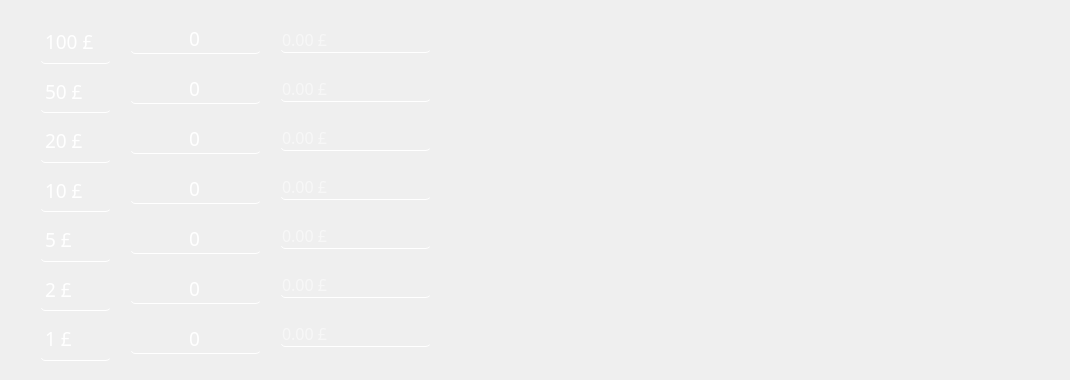
      <widget class="QWidget" name="gibr">
       <widget class="QLabel" name="label_37">
        <property name="geometry">
         <rect>
          <x>450</x>
          <y>10</y>
          <width>141</width>
          <height>81</height>
         </rect>
        </property>
        <property name="text">
         <string/>
        </property>
        <property name="pixmap">
         <pixmap>gibraltar/£5_Gibraltar_Bank_Note_-_Obverse.jpg</pixmap>
        </property>
        <property name="scaledContents">
         <bool>true</bool>
        </property>
       </widget>
       <widget class="QLabel" name="label_38">
        <property name="geometry">
         <rect>
          <x>610</x>
          <y>10</y>
          <width>141</width>
          <height>81</height>
         </rect>
        </property>
        <property name="text">
         <string/>
        </property>
        <property name="pixmap">
         <pixmap>gibraltar/£5_Gibraltar_Bank_Note_-_Reverse.jpg</pixmap>
        </property>
        <property name="scaledContents">
         <bool>true</bool>
        </property>
       </widget>
       <widget class="QLabel" name="label_39">
        <property name="geometry">
         <rect>
          <x>600</x>
          <y>200</y>
          <width>151</width>
          <height>81</height>
         </rect>
        </property>
        <property name="text">
         <string/>
        </property>
        <property name="pixmap">
         <pixmap>gibraltar/£20_Gibraltar_Bank_Note_-_Reverse.jpg</pixmap>
        </property>
        <property name="scaledContents">
         <bool>true</bool>
        </property>
       </widget>
       <widget class="QLabel" name="label_40">
        <property name="geometry">
         <rect>
          <x>610</x>
          <y>110</y>
          <width>141</width>
          <height>81</height>
         </rect>
        </property>
        <property name="text">
         <string/>
        </property>
        <property name="pixmap">
         <pixmap>gibraltar/10.jpg</pixmap>
        </property>
        <property name="scaledContents">
         <bool>true</bool>
        </property>
       </widget>
       <widget class="QLabel" name="label_41">
        <property name="geometry">
         <rect>
          <x>450</x>
          <y>110</y>
          <width>141</width>
          <height>81</height>
         </rect>
        </property>
        <property name="text">
         <string/>
        </property>
        <property name="pixmap">
         <pixmap>gibraltar/£10_Gibraltar_Bank_Note_-_Obverse.jpg</pixmap>
        </property>
        <property name="scaledContents">
         <bool>true</bool>
        </property>
       </widget>
       <widget class="QLabel" name="label_42">
        <property name="geometry">
         <rect>
          <x>450</x>
          <y>200</y>
          <width>141</width>
          <height>81</height>
         </rect>
        </property>
        <property name="text">
         <string/>
        </property>
        <property name="pixmap">
         <pixmap>gibraltar/£20_Gibraltar_Bank_Note_-_Obverse.jpg</pixmap>
        </property>
        <property name="scaledContents">
         <bool>true</bool>
        </property>
       </widget>
       <widget class="QLabel" name="label_43">
        <property name="geometry">
         <rect>
          <x>930</x>
          <y>10</y>
          <width>131</width>
          <height>81</height>
         </rect>
        </property>
        <property name="text">
         <string/>
        </property>
        <property name="pixmap">
         <pixmap>gibraltar/£50_Gibraltar_Bank_Note_-_Reverse.jpg</pixmap>
        </property>
        <property name="scaledContents">
         <bool>true</bool>
        </property>
       </widget>
       <widget class="QLabel" name="label_44">
        <property name="geometry">
         <rect>
          <x>770</x>
          <y>10</y>
          <width>141</width>
          <height>81</height>
         </rect>
        </property>
        <property name="text">
         <string/>
        </property>
        <property name="pixmap">
         <pixmap>gibraltar/£50_Gibraltar_Bank_Note_-_Obverse.jpg</pixmap>
        </property>
        <property name="scaledContents">
         <bool>true</bool>
        </property>
       </widget>
       <widget class="QLabel" name="label_45">
        <property name="geometry">
         <rect>
          <x>930</x>
          <y>110</y>
          <width>131</width>
          <height>81</height>
         </rect>
        </property>
        <property name="text">
         <string/>
        </property>
        <property name="pixmap">
         <pixmap>gibraltar/£100_Gibraltar_Bank_Note_-_Reverse.jpg</pixmap>
        </property>
        <property name="scaledContents">
         <bool>true</bool>
        </property>
       </widget>
       <widget class="QLabel" name="label_48">
        <property name="geometry">
         <rect>
          <x>770</x>
          <y>110</y>
          <width>141</width>
          <height>81</height>
         </rect>
        </property>
        <property name="text">
         <string/>
        </property>
        <property name="pixmap">
         <pixmap>gibraltar/£100_Gibraltar_Bank_Note_-_Obverse.jpg</pixmap>
        </property>
        <property name="scaledContents">
         <bool>true</bool>
        </property>
       </widget>
       <widget class="QWidget" name="">
        <property name="geometry">
         <rect>
          <x>130</x>
          <y>10</y>
          <width>131</width>
          <height>361</height>
         </rect>
        </property>
        <layout class="QVBoxLayout" name="verticalLayout_15">
         <item>
          <widget class="QLineEdit" name="cg">
           <property name="font">
            <font>
             <family>Mongolian Baiti</family>
             <pointsize>14</pointsize>
            </font>
           </property>
           <property name="styleSheet">
            <string notr="true">color: rgb(255, 255, 255);
border-radius:5px;
background-color:transparent;
border-bottom:1px solid rgb(255, 255, 255);</string>
           </property>
           <property name="text">
            <string>0</string>
           </property>
           <property name="alignment">
            <set>Qt::AlignCenter</set>
           </property>
           <property name="placeholderText">
            <string>Qté.</string>
           </property>
          </widget>
         </item>
         <item>
          <widget class="QLineEdit" name="cg_2">
           <property name="font">
            <font>
             <family>Mongolian Baiti</family>
             <pointsize>14</pointsize>
            </font>
           </property>
           <property name="styleSheet">
            <string notr="true">color: rgb(255, 255, 255);
border-radius:5px;
background-color:transparent;
border-bottom:1px solid rgb(255, 255, 255);</string>
           </property>
           <property name="text">
            <string>0</string>
           </property>
           <property name="alignment">
            <set>Qt::AlignCenter</set>
           </property>
           <property name="placeholderText">
            <string>Qté.</string>
           </property>
          </widget>
         </item>
         <item>
          <widget class="QLineEdit" name="cg_3">
           <property name="font">
            <font>
             <family>Mongolian Baiti</family>
             <pointsize>14</pointsize>
            </font>
           </property>
           <property name="styleSheet">
            <string notr="true">color: rgb(255, 255, 255);
border-radius:5px;
background-color:transparent;
border-bottom:1px solid rgb(255, 255, 255);</string>
           </property>
           <property name="text">
            <string>0</string>
           </property>
           <property name="alignment">
            <set>Qt::AlignCenter</set>
           </property>
           <property name="placeholderText">
            <string>Qté.</string>
           </property>
          </widget>
         </item>
         <item>
          <widget class="QLineEdit" name="cg_4">
           <property name="font">
            <font>
             <family>Mongolian Baiti</family>
             <pointsize>14</pointsize>
            </font>
           </property>
           <property name="styleSheet">
            <string notr="true">color: rgb(255, 255, 255);
border-radius:5px;
background-color:transparent;
border-bottom:1px solid rgb(255, 255, 255);</string>
           </property>
           <property name="text">
            <string>0</string>
           </property>
           <property name="alignment">
            <set>Qt::AlignCenter</set>
           </property>
           <property name="placeholderText">
            <string>Qté.</string>
           </property>
          </widget>
         </item>
         <item>
          <widget class="QLineEdit" name="cg_5">
           <property name="font">
            <font>
             <family>Mongolian Baiti</family>
             <pointsize>14</pointsize>
            </font>
           </property>
           <property name="styleSheet">
            <string notr="true">color: rgb(255, 255, 255);
border-radius:5px;
background-color:transparent;
border-bottom:1px solid rgb(255, 255, 255);</string>
           </property>
           <property name="text">
            <string>0</string>
           </property>
           <property name="alignment">
            <set>Qt::AlignCenter</set>
           </property>
           <property name="placeholderText">
            <string>Qté.</string>
           </property>
          </widget>
         </item>
         <item>
          <widget class="QLineEdit" name="cg_6">
           <property name="font">
            <font>
             <family>Mongolian Baiti</family>
             <pointsize>14</pointsize>
            </font>
           </property>
           <property name="styleSheet">
            <string notr="true">color: rgb(255, 255, 255);
border-radius:5px;
background-color:transparent;
border-bottom:1px solid rgb(255, 255, 255);</string>
           </property>
           <property name="text">
            <string>0</string>
           </property>
           <property name="alignment">
            <set>Qt::AlignCenter</set>
           </property>
           <property name="placeholderText">
            <string>Qté.</string>
           </property>
          </widget>
         </item>
         <item>
          <widget class="QLineEdit" name="cg_7">
           <property name="font">
            <font>
             <family>Mongolian Baiti</family>
             <pointsize>14</pointsize>
            </font>
           </property>
           <property name="styleSheet">
            <string notr="true">color: rgb(255, 255, 255);
border-radius:5px;
background-color:transparent;
border-bottom:1px solid rgb(255, 255, 255);</string>
           </property>
           <property name="text">
            <string>0</string>
           </property>
           <property name="alignment">
            <set>Qt::AlignCenter</set>
           </property>
           <property name="placeholderText">
            <string>Qté.</string>
           </property>
          </widget>
         </item>
        </layout>
       </widget>
       <widget class="QWidget" name="">
        <property name="geometry">
         <rect>
          <x>40</x>
          <y>20</y>
          <width>71</width>
          <height>341</height>
         </rect>
        </property>
        <layout class="QVBoxLayout" name="verticalLayout_31">
         <item>
          <widget class="QLabel" name="label_162">
           <property name="font">
            <font>
             <family>Mongolian Baiti</family>
             <pointsize>14</pointsize>
            </font>
           </property>
           <property name="styleSheet">
            <string notr="true">color: rgb(255, 255, 255);
border-radius:5px;
background-color:transparent;
border-bottom:1px solid rgb(255, 255, 255);</string>
           </property>
           <property name="text">
            <string>100 £</string>
           </property>
          </widget>
         </item>
         <item>
          <widget class="QLabel" name="label_163">
           <property name="font">
            <font>
             <family>Mongolian Baiti</family>
             <pointsize>14</pointsize>
            </font>
           </property>
           <property name="styleSheet">
            <string notr="true">color: rgb(255, 255, 255);
border-radius:5px;
background-color:transparent;
border-bottom:1px solid rgb(255, 255, 255);</string>
           </property>
           <property name="text">
            <string>50 £</string>
           </property>
          </widget>
         </item>
         <item>
          <widget class="QLabel" name="label_166">
           <property name="font">
            <font>
             <family>Mongolian Baiti</family>
             <pointsize>14</pointsize>
            </font>
           </property>
           <property name="styleSheet">
            <string notr="true">color: rgb(255, 255, 255);
border-radius:5px;
background-color:transparent;
border-bottom:1px solid rgb(255, 255, 255);</string>
           </property>
           <property name="text">
            <string>20 £</string>
           </property>
          </widget>
         </item>
         <item>
          <widget class="QLabel" name="label_165">
           <property name="font">
            <font>
             <family>Mongolian Baiti</family>
             <pointsize>14</pointsize>
            </font>
           </property>
           <property name="styleSheet">
            <string notr="true">color: rgb(255, 255, 255);
border-radius:5px;
background-color:transparent;
border-bottom:1px solid rgb(255, 255, 255);</string>
           </property>
           <property name="text">
            <string>10 £</string>
           </property>
          </widget>
         </item>
         <item>
          <widget class="QLabel" name="label_161">
           <property name="font">
            <font>
             <family>Mongolian Baiti</family>
             <pointsize>14</pointsize>
            </font>
           </property>
           <property name="styleSheet">
            <string notr="true">color: rgb(255, 255, 255);
border-radius:5px;
background-color:transparent;
border-bottom:1px solid rgb(255, 255, 255);</string>
           </property>
           <property name="text">
            <string>5 £</string>
           </property>
          </widget>
         </item>
         <item>
          <widget class="QLabel" name="label_167">
           <property name="font">
            <font>
             <family>Mongolian Baiti</family>
             <pointsize>14</pointsize>
            </font>
           </property>
           <property name="styleSheet">
            <string notr="true">color: rgb(255, 255, 255);
border-radius:5px;
background-color:transparent;
border-bottom:1px solid rgb(255, 255, 255);</string>
           </property>
           <property name="text">
            <string>2 £</string>
           </property>
          </widget>
         </item>
         <item>
          <widget class="QLabel" name="label_164">
           <property name="font">
            <font>
             <family>Mongolian Baiti</family>
             <pointsize>14</pointsize>
            </font>
           </property>
           <property name="styleSheet">
            <string notr="true">color: rgb(255, 255, 255);
border-radius:5px;
background-color:transparent;
border-bottom:1px solid rgb(255, 255, 255);</string>
           </property>
           <property name="text">
            <string>1 £</string>
           </property>
          </widget>
         </item>
        </layout>
       </widget>
       <widget class="QWidget" name="">
        <property name="geometry">
         <rect>
          <x>280</x>
          <y>10</y>
          <width>151</width>
          <height>361</height>
         </rect>
        </property>
        <layout class="QVBoxLayout" name="verticalLayout_32">
         <item>
          <widget class="QLineEdit" name="cb">
           <property name="font">
            <font>
             <family>Mongolian Baiti</family>
             <pointsize>12</pointsize>
            </font>
           </property>
           <property name="styleSheet">
            <string notr="true">color: rgb(255, 255, 255);
border-radius:5px;
background-color:transparent;
border-bottom:1px solid rgb(255, 255, 255);</string>
           </property>
           <property name="text">
            <string/>
           </property>
           <property name="readOnly">
            <bool>true</bool>
           </property>
           <property name="placeholderText">
            <string>0.00 £</string>
           </property>
          </widget>
         </item>
         <item>
          <widget class="QLineEdit" name="cb_2">
           <property name="font">
            <font>
             <family>Mongolian Baiti</family>
             <pointsize>12</pointsize>
            </font>
           </property>
           <property name="styleSheet">
            <string notr="true">color: rgb(255, 255, 255);
border-radius:5px;
background-color:transparent;
border-bottom:1px solid rgb(255, 255, 255);</string>
           </property>
           <property name="text">
            <string/>
           </property>
           <property name="readOnly">
            <bool>true</bool>
           </property>
           <property name="placeholderText">
            <string>0.00 £</string>
           </property>
          </widget>
         </item>
         <item>
          <widget class="QLineEdit" name="cb_3">
           <property name="font">
            <font>
             <family>Mongolian Baiti</family>
             <pointsize>12</pointsize>
            </font>
           </property>
           <property name="styleSheet">
            <string notr="true">color: rgb(255, 255, 255);
border-radius:5px;
background-color:transparent;
border-bottom:1px solid rgb(255, 255, 255);</string>
           </property>
           <property name="text">
            <string/>
           </property>
           <property name="readOnly">
            <bool>true</bool>
           </property>
           <property name="placeholderText">
            <string>0.00 £</string>
           </property>
          </widget>
         </item>
         <item>
          <widget class="QLineEdit" name="cb_4">
           <property name="font">
            <font>
             <family>Mongolian Baiti</family>
             <pointsize>12</pointsize>
            </font>
           </property>
           <property name="styleSheet">
            <string notr="true">color: rgb(255, 255, 255);
border-radius:5px;
background-color:transparent;
border-bottom:1px solid rgb(255, 255, 255);</string>
           </property>
           <property name="text">
            <string/>
           </property>
           <property name="readOnly">
            <bool>true</bool>
           </property>
           <property name="placeholderText">
            <string>0.00 £</string>
           </property>
          </widget>
         </item>
         <item>
          <widget class="QLineEdit" name="cb_5">
           <property name="font">
            <font>
             <family>Mongolian Baiti</family>
             <pointsize>12</pointsize>
            </font>
           </property>
           <property name="styleSheet">
            <string notr="true">color: rgb(255, 255, 255);
border-radius:5px;
background-color:transparent;
border-bottom:1px solid rgb(255, 255, 255);</string>
           </property>
           <property name="text">
            <string/>
           </property>
           <property name="readOnly">
            <bool>true</bool>
           </property>
           <property name="placeholderText">
            <string>0.00 £</string>
           </property>
          </widget>
         </item>
         <item>
          <widget class="QLineEdit" name="cb_6">
           <property name="font">
            <font>
             <family>Mongolian Baiti</family>
             <pointsize>12</pointsize>
            </font>
           </property>
           <property name="styleSheet">
            <string notr="true">color: rgb(255, 255, 255);
border-radius:5px;
background-color:transparent;
border-bottom:1px solid rgb(255, 255, 255);</string>
           </property>
           <property name="text">
            <string/>
           </property>
           <property name="readOnly">
            <bool>true</bool>
           </property>
           <property name="placeholderText">
            <string>0.00 £</string>
           </property>
          </widget>
         </item>
         <item>
          <widget class="QLineEdit" name="cb_7">
           <property name="font">
            <font>
             <family>Mongolian Baiti</family>
             <pointsize>12</pointsize>
            </font>
           </property>
           <property name="styleSheet">
            <string notr="true">color: rgb(255, 255, 255);
border-radius:5px;
background-color:transparent;
border-bottom:1px solid rgb(255, 255, 255);</string>
           </property>
           <property name="text">
            <string/>
           </property>
           <property name="readOnly">
            <bool>true</bool>
           </property>
           <property name="placeholderText">
            <string>0.00 £</string>
           </property>
          </widget>
         </item>
        </layout>
       </widget>
      </widget>
